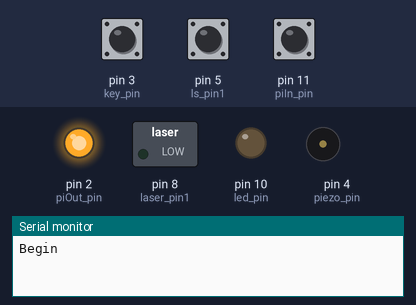
This sketch was run on a simulated Arduino Uno, built with avr-gcc and run on an emulated ATmega328P. Shown: switched loads named in the sketch (green lamp = pin HIGH), output pins drawn as LEDs (lit = HIGH), buzzer (waves = sounding, pin HIGH), the last lines printed to the serial monitor. Inputs (shaded band) come from the test bench; at power-on: pin 11 (piIn_pin) HIGH, pin 3 (key_pin) HIGH, pin 5 (ls_pin1) HIGH.

Above: at 1.2 s.
1.3 s: pin 11 (piIn_pin) pulled LOW for 1 s
At 3.5 s:
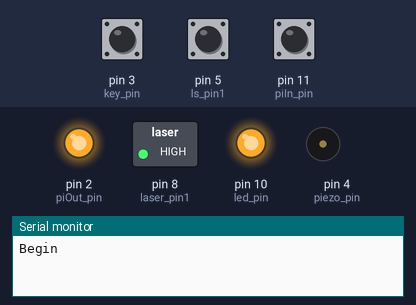
At 12.7 s:
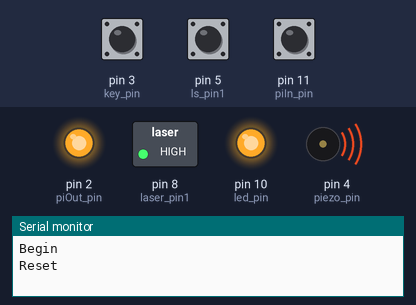
Timing chart, 0 to 14.8 s (numbered marks = the images above; inputs shaded):
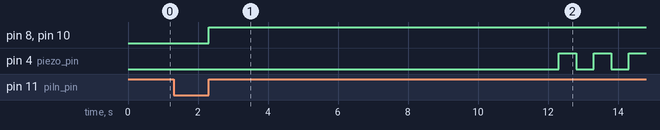

Measured:
- after the input at 1.3 s, pin 8 (laser_pin1), pin 10 (led_pin): LOW → HIGH after 1.0 s; pin 4 (piezo_pin): alternates HIGH for 0.50 s and LOW for 0.50 s, starting after 11.0 s

The sketch:

prisondoor2.ino
```cpp
//An Arduino program to control the keypad, lasers, and the laser sensors at the exit door for Escape from Bleak Prison
//When the correct combo is entered through the keypad, the lasers are shutoff.

int piOut_pin = 2; //signal pin to raspberry pi
int piIn_pin = 11; //listens for input from the raspberry pi for reset
int key_pin = 3; //keypad input
int piezo_pin = 4; //output pin for the piezo speaker
int ls_pin1 = 5; //sensor for laser output 1
int ls_pin2 = 6; //sensor for laser output 2
int ls_pin3 = 7; //sensor for laser output 3
int laser_pin1 = 8; //laser output
int led_pin = 10; //led warning light

bool correct = true; //boolean for if the key combo is correct

void setup() {
  pinMode(key_pin, INPUT_PULLUP); //all inputs are pulledup as we are listening for low
  pinMode(ls_pin1, INPUT_PULLUP);
  pinMode(ls_pin2, INPUT_PULLUP);
  pinMode(ls_pin3, INPUT_PULLUP);
  pinMode(piIn_pin, INPUT_PULLUP);
  pinMode(laser_pin1, OUTPUT);
  pinMode(piezo_pin, OUTPUT);
  pinMode(piOut_pin, OUTPUT);
  pinMode(led_pin, OUTPUT);

  //begins with the lasers off
  digitalWrite(led_pin, LOW);
  digitalWrite(laser_pin1, LOW);
  digitalWrite(piOut_pin, HIGH);
  Serial.begin(9600);
  Serial.println("Begin");
}

bool correctKey() //function for checking if we are receiving correct symbol from keypad. Checks it for half a second. Return true if the correct keypad code has been entered. Else return false.
{
  for (int i = 0; i < 5; i++)
  {
    if (digitalRead(key_pin) == 1)
      return false;
    else
      delay(100);
  }
  return true;
}

bool correctPi() //function for checking if we are receiving reset signal from the raspberry pi. Checks it for a second. Return true if the signal from raspberry pi indicates reset. Else return false
{
  for (int i = 0; i < 10; i++)
  {
    if (digitalRead(piIn_pin) == 1)
      return false;
    else
      delay(100);
  }
  return true;
}

void shutOff() //plays deactivation sound, shut off lasers, turn off warning light, signal the pi, stop checking for sensors
{
  if (correct == false) //make sure to only run this once
  {
    success();
    correct = true;
    digitalWrite(laser_pin1, LOW); //shut off laser
    digitalWrite(piOut_pin, LOW); //signal the pi
    digitalWrite(led_pin, LOW); //turn off the warning light
  }
}

void success () //plays deactivation sounds from the piezo
{
  for (int t = 1300; t < 1500; t++)
  {
    for (long i = 0; i < 3000L; i += t)
    {
      digitalWrite(piezo_pin, HIGH);
      delayMicroseconds(t);
      digitalWrite(piezo_pin, LOW);
      delayMicroseconds(t);
    }
  }
}

void alarm() //plays warning sounds from the piezo
{
  for (int i = 0; i < 5; i++)
  {
    if (correctKey())//if the correct keypad input has been entered
      shutOff();
    if (correct)//stop alarm immediately upon receiving correct keypad input
      return;
    digitalWrite(piezo_pin, HIGH);
    delay(500);
    digitalWrite(piezo_pin, LOW);
    delay(500);
  }
}

void loop() {
  if (correctKey())//if the correct keypad input has been entered
    shutOff();
  if (!correct)//if laser sensors are not shut off
  {
    if (digitalRead(ls_pin1) == 1 || digitalRead(ls_pin2) == 1 || digitalRead(ls_pin3) == 1) //if any laser has been triggered
      alarm();
  }
  if (correctPi()) //if pi communicates, reset all, reactivate the lasers
  {
    correct = false;
    digitalWrite(laser_pin1, HIGH);
    digitalWrite(piOut_pin, HIGH);
    digitalWrite(led_pin, HIGH);
    delay(10000); //provides 10 seconds reset time
    Serial.println("Reset");
  }
}
```
